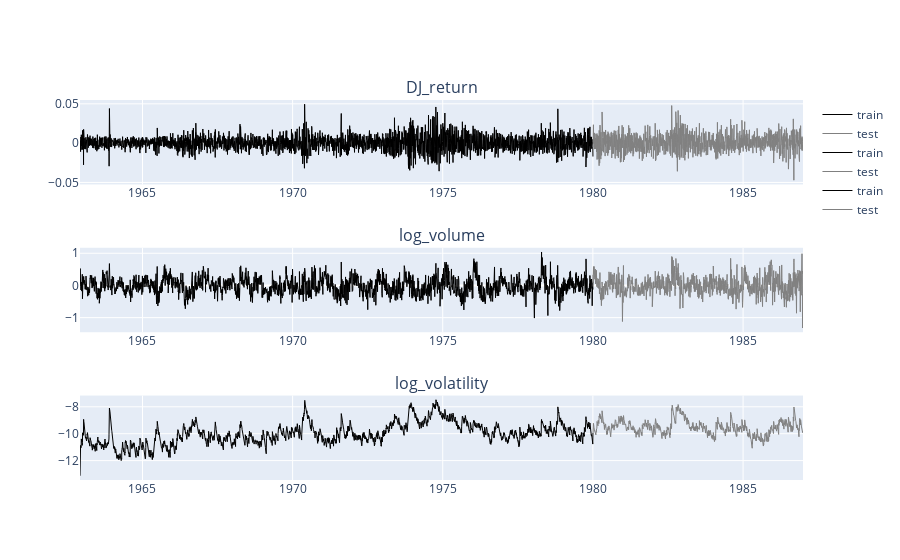

Write notebook code for a chart like this one.
### Code cell
train_dates = NYSE.date <= '1980-01-02'
fig = make_subplots(rows=3, cols=1, subplot_titles=('DJ_return', 'log_volume', 'log_volatility'))

fig.add_trace(go.Scatter(x=NYSE.date.loc[train_dates], y=NYSE.DJ_return.loc[train_dates], name='train', line=dict(color='black', width=1)), row=1, col=1)
fig.add_trace(go.Scatter(x=NYSE.date.loc[~train_dates], y=NYSE.DJ_return.loc[~train_dates], name='test', line=dict(color='grey', width=1)), row=1, col=1)

fig.add_trace(go.Scatter(x=NYSE.date.loc[train_dates], y=NYSE.log_volume.loc[train_dates], name='train', line=dict(color='black', width=1)), row=2, col=1)
fig.add_trace(go.Scatter(x=NYSE.date.loc[~train_dates], y=NYSE.log_volume.loc[~train_dates], name='test', line=dict(color='grey', width=1)), row=2, col=1)

fig.add_trace(go.Scatter(x=NYSE.date.loc[train_dates], y=NYSE.log_volatility.loc[train_dates], name='train', line=dict(color='black', width=1)), row=3, col=1)
fig.add_trace(go.Scatter(x=NYSE.date.loc[~train_dates], y=NYSE.log_volatility.loc[~train_dates], name='test', line=dict(color='grey', width=1)), row=3, col=1)
fig.show()

### Figure 1 — Plotly figure (JSON) as saved in the notebook; plotly's stock layout.template omitted (floating-point values rounded to 4 significant figures; data arrays with more than 128 entries replaced by an {"elided": "..."} marker saying what was removed)
{"data": [{"line": {"color": "black", "width": 1}, "name": "train", "type": "scatter", "x": {"elided": "4282 str values"}, "xaxis": "x", "y": {"elided": "4282 float values"}, "yaxis": "y"}, {"line": {"color": "grey", "width": 1}, "name": "test", "type": "scatter", "x": {"elided": "1769 str values"}, "xaxis": "x", "y": {"elided": "1769 float values"}, "yaxis": "y"}, {"line": {"color": "black", "width": 1}, "name": "train", "type": "scatter", "x": {"elided": "4282 str values"}, "xaxis": "x2", "y": {"elided": "4282 float values"}, "yaxis": "y2"}, {"line": {"color": "grey", "width": 1}, "name": "test", "type": "scatter", "x": {"elided": "1769 str values"}, "xaxis": "x2", "y": {"elided": "1769 float values"}, "yaxis": "y2"}, {"line": {"color": "black", "width": 1}, "name": "train", "type": "scatter", "x": {"elided": "4282 str values"}, "xaxis": "x3", "y": {"elided": "4282 float values"}, "yaxis": "y3"}, {"line": {"color": "grey", "width": 1}, "name": "test", "type": "scatter", "x": {"elided": "1769 str values"}, "xaxis": "x3", "y": {"elided": "1769 float values"}, "yaxis": "y3"}], "layout": {"annotations": [{"font": {"size": 16}, "showarrow": false, "text": "DJ_return", "x": 0.5, "xanchor": "center", "xref": "paper", "y": 1, "yanchor": "bottom", "yref": "paper"}, {"font": {"size": 16}, "showarrow": false, "text": "log_volume", "x": 0.5, "xanchor": "center", "xref": "paper", "y": 0.6111, "yanchor": "bottom", "yref": "paper"}, {"font": {"size": 16}, "showarrow": false, "text": "log_volatility", "x": 0.5, "xanchor": "center", "xref": "paper", "y": 0.2222, "yanchor": "bottom", "yref": "paper"}], "xaxis": {"anchor": "y", "domain": [0, 1]}, "xaxis2": {"anchor": "y2", "domain": [0, 1]}, "xaxis3": {"anchor": "y3", "domain": [0, 1]}, "yaxis": {"anchor": "x", "domain": [0.7778, 1]}, "yaxis2": {"anchor": "x2", "domain": [0.3889, 0.6111]}, "yaxis3": {"anchor": "x3", "domain": [0, 0.2222]}}}
